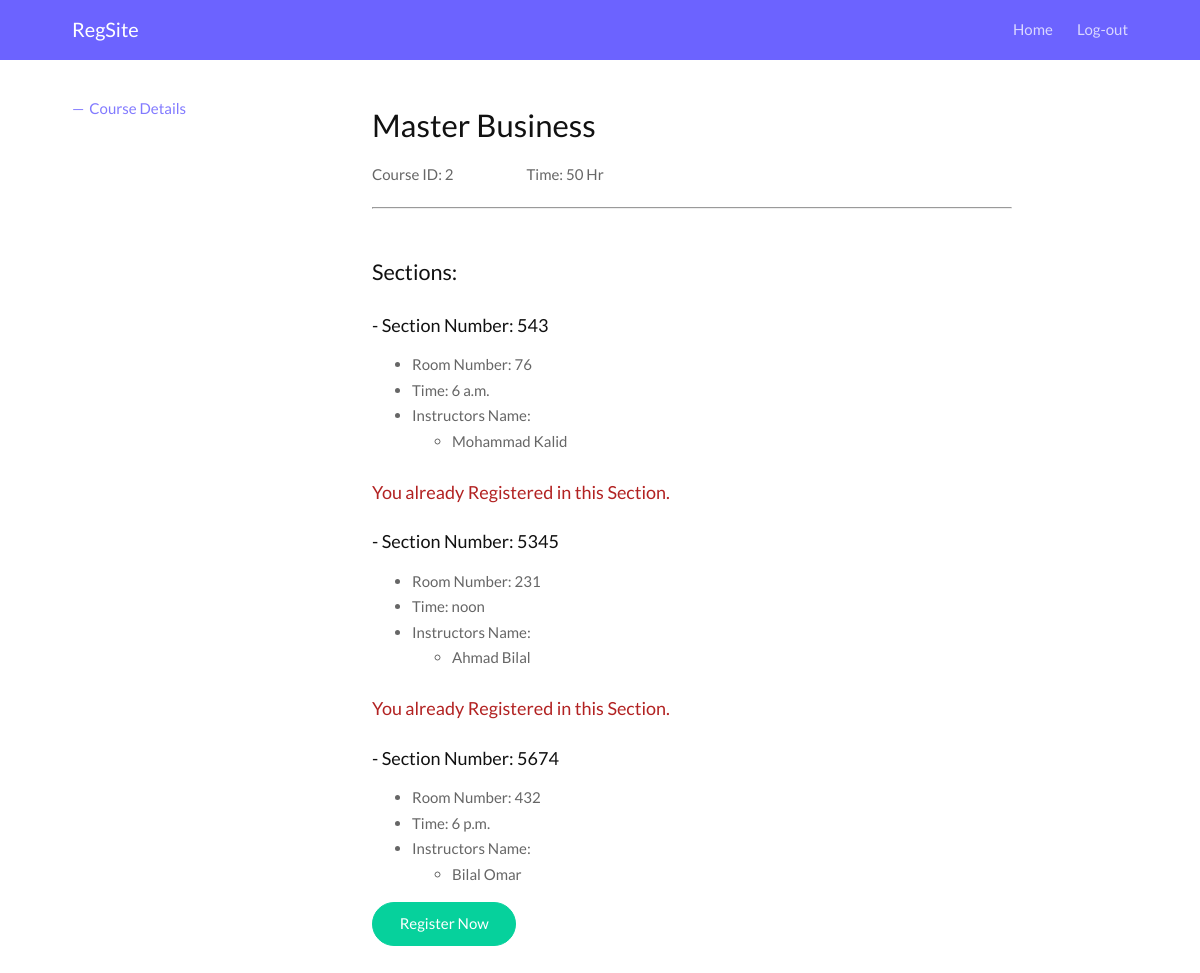
/Regsite/student/Course_id=2/details (signed in), run on the app's committed database.
### Reg_admin/models.py (models this page shows)
class Course (models.Model):
    CourseId = models.AutoField(primary_key=True)
    Title = models.CharField(max_length=30)
    Hours = models.PositiveIntegerField()
    pass

class Section (models.Model):
    CourseId = models.ForeignKey(Course, on_delete=models.CASCADE)
    SectionNo = models.IntegerField(primary_key=True)
    RoomNo = models.IntegerField()
    Time = models.TimeField()
    InstructorId = models.ForeignKey(Instructor, on_delete=models.CASCADE)
    pass

class Instructor(models.Model):
    InstructorId = models.AutoField(primary_key=True)
    First_name = models.CharField(max_length=20)
    Last_name = models.CharField(max_length=20)
    Gender = models.CharField(max_length=10, choices=[('1', 'Male'), ('2', 'Female')])
    Address = models.CharField(max_length=20)
    mobileNo = PhoneNumberField(null=False, blank=False, unique=True)
    pass

### Reg_student/views.py (the view)
# urls.py: path('Course_id=<int:course_id>/details', views.CourseDetailsView, name='Course-details')
def CourseDetailsView(request, course_id, *args, **kwargs):
    my_form = EnrollmentForm(request.POST or None)
    if request.method == "POST":
        if my_form.is_valid():
            my_form.save()
    course = Course.objects.get(CourseId=course_id)
    sections = Section.objects.filter(CourseId=course_id)
    registered_sections = []
    instructors = []
    for section in sections:
        instructors.append(Instructor.objects.get(InstructorId=section.InstructorId.InstructorId))
        if Enrollment.objects.filter(StudentId_id=request.session['student_id'], SectionNo=section.SectionNo):
            registered_sections.append(section.SectionNo)
    context = {
        'course': course,
        'sections': sections,
        'instructors': instructors,
        'registered': registered_sections,
    }
    return render(request, 'Reg_student/Course-Details.html', context)

### Reg_student/templates/Reg_student/Course-Details.html (shortened to what this page needs)
{% include "Regsite/loader.html" %}
{% include "Reg_student/nav-bar.html" %}
{% load static %}
<!DOCTYPE html>
<html lang='en'>
<head>
    <link rel='stylesheet' type="text/css" href="{% static "Regsite/css/Home.css" %}">
</head>
<body>
<div class="app">
    <div class="container">
        <div class="app__inner">
            <div class="app__menu">
                <ul class="vMenu">
                    <li><a href="{{ site_urls }}" class="vMenu--active">Course Details</a></li>
                </ul>
            </div>
            <div class="app__main">
                <div class="text-container">
                    <h1 class="app__main__title">{{ course.Title }}</h1>
                    <p>Course ID: {{ course.CourseId }}
                        <span style="padding-left: 70px">Time: {{ course.Hours }} Hr</span></p>
                    <hr>
                    <br>
                    <h3 class="app__main__title">Sections:</h3>
                    {% if  sections.first is empty %}
                        <p>There are no sections for this course.</p>
                    {% else %}
                        {% for section in sections %}
                            <h4>- Section Number: {{ section.SectionNo }}</h4>
                            <ul>
                                <li>Room Number: {{ section.RoomNo }}</li>
                                <li>Time: {{ section.Time }}</li>
                                <li>Instructors Name:
                                    {% for instructor in instructors %}
                                        <ul>
                                            {% if section.InstructorId.InstructorId == instructor.InstructorId %}
                                                <li>{{ instructor.First_name }} {{ instructor.Last_name }}</li>
                                            {% endif %}
                                        </ul>
                                    {% endfor %}
                                </li>
                            </ul>
                            {% if section.SectionNo in registered %}
                                <h4 style="color:firebrick;">You already Registered in this Section.</h4>
                            {% else %}
                                <form action="" method="post">{% csrf_token %}
                                    <input type="submit" value="Register Now" name="{{ section }}"
                                           class="button button__accent"/>
                                </form>
                            {% endif %}
                        {% endfor %}
                    {% endif %}
                </div>
            </div>
        </div>
    </div>
</div>
</body>
</html>

### Regsite/templates/Regsite/loader.html (shortened to what this page needs)
{% load static %}
{% block loader %}
<link rel="stylesheet" type="text/css" href="{% static "Regsite/css/loader.css" %}">
{% endblock %}

### Reg_student/templates/Reg_student/nav-bar.html (shortened to what this page needs)
{% load static %}
{% block nav-bar %}
<head xmlns="http://www.w3.org/1999/html">
    <link rel='stylesheet' type="text/css" href="{% static "Regsite/css/home.css" %}">
</head>
<div class="navbar">
		<div class="container">
			<div class="navbar__inner">
				<a href="{{ site_urls }}" class="navbar__logo">RegSite</a>
				<nav class="navbar__menu">
					{% block nav-bar-options %}
                    <ul>
						<li><a href="{% url "Reg_student:Home" student_id=request.session.student_id %}">Home</a></li>
						<li><a href="{% url "Reg_student:Login" %}">Log-out</a></li>
					</ul>
                    {% endblock %}
				</nav>
			</div>
		</div>
</div>
{% endblock %}

### Regsite/static/Regsite/css/Home.css (style rules this page uses)
html { line-height: 1.15; -webkit-text-size-adjust: 100%; }
body { margin: 0; }
h1 { font-size: 2em; margin: 0.67em 0; }
hr { box-sizing: content-box; height: 0; overflow: visible; }
a { background-color: transparent; }
button, input, optgroup, select, textarea { font-family: inherit; font-size: 100%; line-height: 1.15; margin: 0; }
button, input { overflow: visible; }
button, [type="button"], [type="reset"], [type="submit"] { -webkit-appearance: button; }
html { box-sizing: border-box; background-color: #ffffff; }
*, *:before, *:after { box-sizing: inherit; }
.container { width: 88%; max-width: 1080px; margin: 0 auto; position: relative; }
.text-container { max-width: 640px; }
html { font-family: "Lato", sans-serif; font-size: 15px; color: #666; line-height: 1.7; font-weight: 400; -webkit-font-smoothing: antialiased; -moz-osx-font-smoothing: grayscale; text-rendering: optimizeLegibility; -moz-font-feature-settings: "liga" on; }
p { margin-bottom: 1.3em; }
h1, h2, h3, h4 { margin: 1.414em 0 0.5em; line-height: 1.35; color: #111; font-weight: 400; }
h1 { margin-top: 0; font-size: 2.074em; }
h3 { font-size: 1.44em; }
h4 { font-size: 1.2em; }
a { outline: 0; text-decoration: none; transition: 0.7s; color: inherit; }
button, .button { display: inline-block; padding: 6pt 20pt; line-height: 1.7; border: 1px solid #6C63FF; color: #6C63FF; font-weight: 400; transition: 0.7s; white-space: nowrap; cursor: pointer; background-color: transparent; border-radius: 30px; margin-bottom: 1.3em; transition: 0.7s; text-align: center; text-decoration: none; }
.button__accent { background-color: #06d19c; border-color: #06d19c; color: #fff; }
form { margin-bottom: 1.5em; }
.navbar { position: fixed; z-index: 100; width: 100%; background-color: #6C63FF; transition: 0.7s; }
.navbar__inner { -js-display: flex; display: flex; align-items: center; justify-content: space-between; height: 60px; color: #fff; transition: 0.7s; }
.navbar__logo { font-size: 1.325rem; transition: 0; color: #fff; text-decoration: none; }
.navbar__menu { display: none; }
@media (min-width: 992px) { .navbar__menu { display: block; } }
.navbar__menu li { margin-left: 4pt; backface-visibility: hidden; display: inline-block; }
@media (min-width: 992px) { .navbar__menu li { margin-left: 16pt; } }
.navbar__menu a { color: #fff; }
@media (min-width: 992px) { .navbar__menu a { opacity: 0.75; } }
@media (min-width: 992px) { .navbar__menu a:after { display: block; content: ''; border-bottom: solid 1px #fff; transform: scaleX(0); transition: transform 250ms ease-in-out; } }
.nav__mobile ul { margin: 0; padding: 0; width: 100%; display: block; list-style: none; background-color: #333C44; color: #fff; }
.nav__mobile li { width: 60%; margin-left: auto; margin-right: auto; padding: 1em 0; display: block; border-bottom: 1px solid rgba(255, 255, 255, 0.1); }
.nav__mobile li:last-child { border-bottom: none; }
.app { padding: calc( 81.33333px) 0; }
@media (min-width: 992px) { .app__inner { -js-display: flex; display: flex; } }
.app__menu { width: 100%; position: relative; }
@media (min-width: 992px) { .app__menu { display: block; width: 300px; flex-shrink: 0; } }
.app__main { flex-grow: 1; }
.app__main__title { margin-top: 0.75em; }
.vMenu { padding: 0; list-style-type: none; -js-display: flex; display: flex; max-width: 100%; flex-wrap: wrap; justify-content: space-between; border-bottom: 1px solid #eee; }
@media (min-width: 992px) { .vMenu { display: inline-block; border-bottom: none; } }
.vMenu li { display: inline-block; margin-bottom: 1em; width: 48%; padding-left: 16pt; }
@media (min-width: 992px) { .vMenu li { padding-left: 0; display: block; width: auto; } }
.vMenu a { display: block; }
@media (min-width: 992px) { .vMenu a { display: inline-block; opacity: 0.85; } }
@media (min-width: 992px) { .vMenu a:after { display: block; content: ''; border-bottom: 1px solid #6C63FF; transform: scaleX(0); transition: transform 250ms ease-in-out; } }
.vMenu--active { color: #6C63FF; }
.vMenu--active:before { content: "\2014"; margin-right: 0.333em; }
@media (min-width: 992px) { .vMenu--active { opacity: 1; color: #6C63FF; } }
@media (min-width: 992px) { .vMenu--active:after { display: block; content: ''; border-bottom: 1px solid #6C63FF; transform: none; transition: none; } }

### data on the page
Course: Title "Master Business", CourseId "2", Hours "50"
Section: SectionNo "543", RoomNo "76", Time "6 a.m.", shows "You already Registered in this Section."
Instructor: First_name "Mohammad", Last_name "Kalid"
Section: SectionNo "5345", RoomNo "231", Time "noon", shows "You already Registered in this Section."
Instructor: First_name "Ahmad", Last_name "Bilal"
Section: SectionNo "5674", RoomNo "432", Time "6 p.m."
Instructor: First_name "Bilal", Last_name "Omar"
